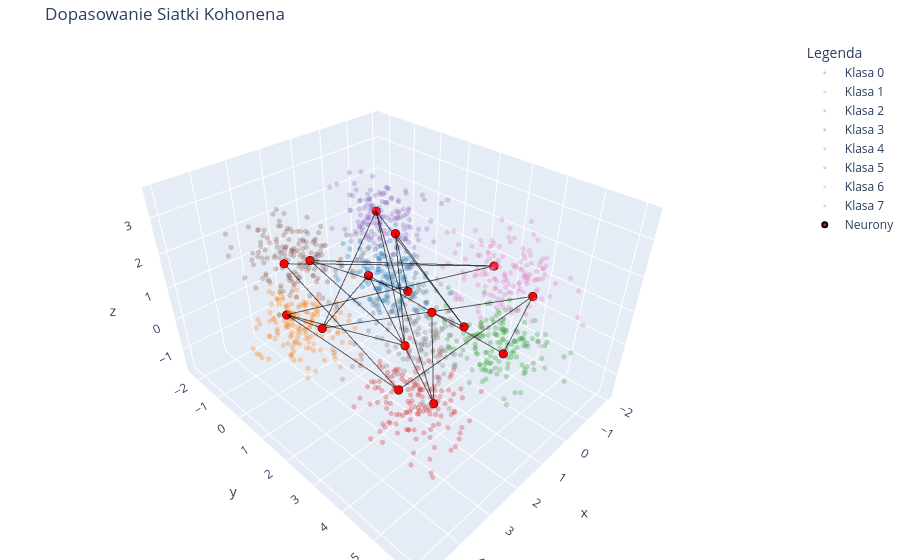

The notebook cell this image was saved under:
### Code cell
wykres_3d(model, cube_data, y_etykiety)

### Figure 1 — Plotly figure (JSON) as saved in the notebook; plotly's stock layout.template omitted (floating-point values rounded to 4 significant figures; data arrays with more than 128 entries replaced by an {"elided": "..."} marker saying what was removed)
{"data": [{"marker": {"color": "#1F77B4", "opacity": 0.3, "size": 3}, "mode": "markers", "name": "Klasa 0", "type": "scatter3d", "x": {"elided": "150 float values"}, "y": {"elided": "150 float values"}, "z": {"elided": "150 float values"}}, {"marker": {"color": "#FF7F0E", "opacity": 0.3, "size": 3}, "mode": "markers", "name": "Klasa 1", "type": "scatter3d", "x": {"elided": "150 float values"}, "y": {"elided": "150 float values"}, "z": {"elided": "150 float values"}}, {"marker": {"color": "#2CA02C", "opacity": 0.3, "size": 3}, "mode": "markers", "name": "Klasa 2", "type": "scatter3d", "x": {"elided": "150 float values"}, "y": {"elided": "150 float values"}, "z": {"elided": "150 float values"}}, {"marker": {"color": "#D62728", "opacity": 0.3, "size": 3}, "mode": "markers", "name": "Klasa 3", "type": "scatter3d", "x": {"elided": "150 float values"}, "y": {"elided": "150 float values"}, "z": {"elided": "150 float values"}}, {"marker": {"color": "#9467BD", "opacity": 0.3, "size": 3}, "mode": "markers", "name": "Klasa 4", "type": "scatter3d", "x": {"elided": "150 float values"}, "y": {"elided": "150 float values"}, "z": {"elided": "150 float values"}}, {"marker": {"color": "#8C564B", "opacity": 0.3, "size": 3}, "mode": "markers", "name": "Klasa 5", "type": "scatter3d", "x": {"elided": "150 float values"}, "y": {"elided": "150 float values"}, "z": {"elided": "150 float values"}}, {"marker": {"color": "#E377C2", "opacity": 0.3, "size": 3}, "mode": "markers", "name": "Klasa 6", "type": "scatter3d", "x": {"elided": "150 float values"}, "y": {"elided": "150 float values"}, "z": {"elided": "150 float values"}}, {"marker": {"color": "#7F7F7F", "opacity": 0.3, "size": 3}, "mode": "markers", "name": "Klasa 7", "type": "scatter3d", "x": {"elided": "150 float values"}, "y": {"elided": "150 float values"}, "z": {"elided": "150 float values"}}, {"marker": {"color": "red", "line": {"color": "black", "width": 2}, "size": 5}, "mode": "markers", "name": "Neurony", "type": "scatter3d", "x": [2.257, 0.3329, 0.08087, -0.5632, 2.965, -0.1001, 3.393, 2.98, 0.09814, 2.795, 3.16, -0.2069, -0.2644, -0.2733, 2.903, 3.152], "y": [3.782, 3.215, 0.5148, 0.3898, 4.558, -0.4097, 4.094, 0.5777, -0.5756, 0.5864, -0.4093, 3.552, 4.083, 4.667, 3.437, -0.256], "z": [1.994, 0.2407, 1.756, -0.4769, 0.3268, 2.019, 1.916, 2.208, -0.06366, 0.09871, 0.1975, 1.961, -0.4823, 1.594, -0.06397, 1.827]}, {"line": {"color": "black", "width": 2}, "mode": "lines", "opacity": 0.6, "showlegend": false, "type": "scatter3d", "x": [2.257, 0.3329, 0.08087, -0.5632], "y": [3.782, 3.215, 0.5148, 0.3898], "z": [1.994, 0.2407, 1.756, -0.4769]}, {"line": {"color": "black", "width": 2}, "mode": "lines", "opacity": 0.6, "showlegend": false, "type": "scatter3d", "x": [2.965, -0.1001, 3.393, 2.98], "y": [4.558, -0.4097, 4.094, 0.5777], "z": [0.3268, 2.019, 1.916, 2.208]}, {"line": {"color": "black", "width": 2}, "mode": "lines", "opacity": 0.6, "showlegend": false, "type": "scatter3d", "x": [0.09814, 2.795, 3.16, -0.2069], "y": [-0.5756, 0.5864, -0.4093, 3.552], "z": [-0.06366, 0.09871, 0.1975, 1.961]}, {"line": {"color": "black", "width": 2}, "mode": "lines", "opacity": 0.6, "showlegend": false, "type": "scatter3d", "x": [-0.2644, -0.2733, 2.903, 3.152], "y": [4.083, 4.667, 3.437, -0.256], "z": [-0.4823, 1.594, -0.06397, 1.827]}, {"line": {"color": "black", "width": 2}, "mode": "lines", "opacity": 0.6, "showlegend": false, "type": "scatter3d", "x": [2.257, 2.965, 0.09814, -0.2644], "y": [3.782, 4.558, -0.5756, 4.083], "z": [1.994, 0.3268, -0.06366, -0.4823]}, {"line": {"color": "black", "width": 2}, "mode": "lines", "opacity": 0.6, "showlegend": false, "type": "scatter3d", "x": [0.3329, -0.1001, 2.795, -0.2733], "y": [3.215, -0.4097, 0.5864, 4.667], "z": [0.2407, 2.019, 0.09871, 1.594]}, {"line": {"color": "black", "width": 2}, "mode": "lines", "opacity": 0.6, "showlegend": false, "type": "scatter3d", "x": [0.08087, 3.393, 3.16, 2.903], "y": [0.5148, 4.094, -0.4093, 3.437], "z": [1.756, 1.916, 0.1975, -0.06397]}, {"line": {"color": "black", "width": 2}, "mode": "lines", "opacity": 0.6, "showlegend": false, "type": "scatter3d", "x": [-0.5632, 2.98, -0.2069, 3.152], "y": [0.3898, 0.5777, 3.552, -0.256], "z": [-0.4769, 2.208, 1.961, 1.827]}], "layout": {"legend": {"title": {"text": "Legenda"}}, "margin": {"b": 0, "l": 0, "r": 0, "t": 40}, "title": {"text": "Dopasowanie Siatki Kohonena"}}}
